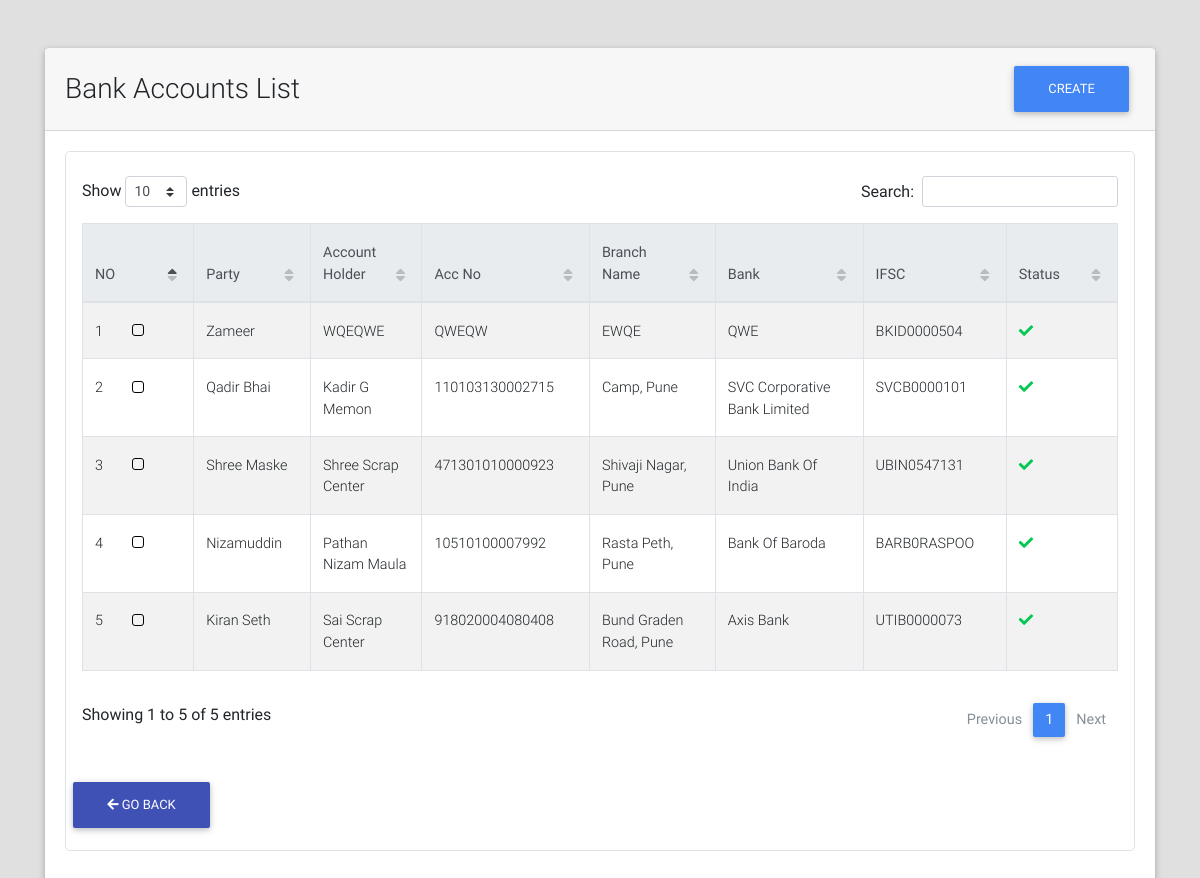
The app's page /bank_accounts/list/ with its own data.
### bank_accounts/models.py (models this page shows, shortened)
class BankAccount(models.Model):
    party = models.ForeignKey("parties.Party", on_delete=models.CASCADE)
    account_holder = models.CharField(max_length=128)
    acc_no = models.CharField(max_length=32)
    ifsc_code = models.CharField(max_length=11, validators=[MinLengthValidator(limit_value=11)])
    bank_name = models.CharField(max_length=64)
    branch_name = models.CharField(max_length=64, blank=True)
    is_active = models.BooleanField(default=True)

### parties/models.py (models this page shows, shortened)
class Party(models.Model):
    RATE_TYPE_CHOICES = (("GR", "Group Rate"), ("IR", "Individual Rate"))
    rate_type = models.CharField(max_length=2, choices=RATE_TYPE_CHOICES)
    rate_group = models.ForeignKey("rates.RateGroup", on_delete=models.PROTECT, blank=True, null=True)
    name = models.CharField(max_length=128)
    party_code = models.CharField(max_length=32, blank=True)
    address = models.TextField(blank=True)
    phone = models.CharField(max_length=13)
    whatsapp = models.CharField(max_length=13, blank=True)
    email = models.EmailField(blank=True, null=True)
    extra_info = models.TextField(blank=True)
    is_wallet_party = models.BooleanField(default=False)
    is_active = models.BooleanField(default=True)
    @property
    def get_display_text(self):
        return self.name
    class Meta:
        verbose_name = "Party"
        verbose_name_plural = "Parties"

### bank_accounts/views.py (the view)
class BankAccListView(ListView, LoginRequiredMixin):
    template_name = "bank_accounts/list.html"
    model = BankAccount
    context_object_name = "bank_accounts"
    ordering = "-id"

### portal/templates/bank_accounts/list.html (shortened to what this page needs)
{% extends "portal/base.html" %}
{% load crispy_forms_tags %}
{% load static %}
{% block custom_links %}
    <link href="{% static "css/addons/datatables.min.css" %}" rel="stylesheet">
    <link href="{% static "css/addons/datatables-select.min.css" %}" rel="stylesheet">
{% endblock %}
{% block content %}
    <br><br>
    <div class="container">
        <div class="card">
            <div class="card-header">
                <div class="row">
                    <div class="col-lg-9 m-auto">
                        <h3 class="m-auto">Bank Accounts List</h3>
                    </div>
                    <div class="col-lg-3">
                        <a class="float-right" href="{% url "bank_accounts:add" %}"><button class="btn btn-primary">Create</button></a>
                    </div>
                </div>
            </div>
            <div class="card-body">
                 <div class="table p-3 border" style="border-radius: 5px">
                     <table id="dt-basic-checkbox" class="table table-striped table-bordered" cellspacing="0" width="100%">
                         <thead class="thead-light">
                            <th class="th-sm">NO</th>
                            <th class="th-sm">Party</th>
                            <th class="th-sm">Account Holder</th>
                            <th class="th-sm">Acc No</th>
                            <th class="th-sm">Branch Name</th>
                            <th class="th-sm">Bank</th>
                            <th class="th-sm">IFSC</th>
                            <th class="th-sm">Status</th>
                         </thead>
                         <tbody>
                             {% if bank_accounts %}
                                 {% for bank_account in bank_accounts %}
                                     <tr>
                                        <td>{{ forloop.counter }}</td>
                                        <td>{{ bank_account.party.get_display_text }}</td>
                                        <td>{{ bank_account.account_holder }}</td>
                                        <td>{{ bank_account.acc_no }}</td>
                                        <td>{{ bank_account.branch_name }}</td>
                                        <td>{{ bank_account.bank_name }}</td>
                                        <td>{{ bank_account.ifsc_code }}</td>
                                        <td>
                                            {% if bank_account.is_active %}
                                                <i class="fa fa-check text-success"></i>
                                            {% else %}
                                                <i class="fa fa-times text-danger"></i>
                                            {% endif %}
                                        </td>
                                     </tr>
                                 {% endfor %}
                             {% else %}
                                 <span class="text-black-50 font-weight-bold">No Bank_Accounts Found</span>
                             {% endif %}
                         </tbody>
                    </table>
                    {% include "portal/goback_btn.html" %}
                 </div>
            </div>
        </div>
    </div>
{% endblock %}

### records on screen
BankAccount: party.get_display_text "Zameer", account_holder "WQEQWE", acc_no "QWEQW", branch_name "EWQE", bank_name "QWE", ifsc_code "BKID0000504", is_active True (drawn)
BankAccount: party.get_display_text "Qadir Bhai", account_holder "Kadir G Memon", acc_no "110103130002715", branch_name "Camp, Pune", bank_name "SVC Corporative Bank Limited", ifsc_code "SVCB0000101", is_active True (drawn)
BankAccount: party.get_display_text "Shree Maske", account_holder "Shree Scrap Center", acc_no "471301010000923", branch_name "Shivaji Nagar, Pune", bank_name "Union Bank Of India", ifsc_code "UBIN0547131", is_active True (drawn)
BankAccount: party.get_display_text "Nizamuddin", account_holder "Pathan Nizam Maula", acc_no "10510100007992", branch_name "Rasta Peth, Pune", bank_name "Bank Of Baroda", ifsc_code "BARB0RASPOO", is_active True (drawn)
BankAccount: party.get_display_text "Kiran Seth", account_holder "Sai Scrap Center", acc_no "918020004080408", branch_name "Bund Graden Road, Pune", bank_name "Axis Bank", ifsc_code "UTIB0000073", is_active True (drawn)
